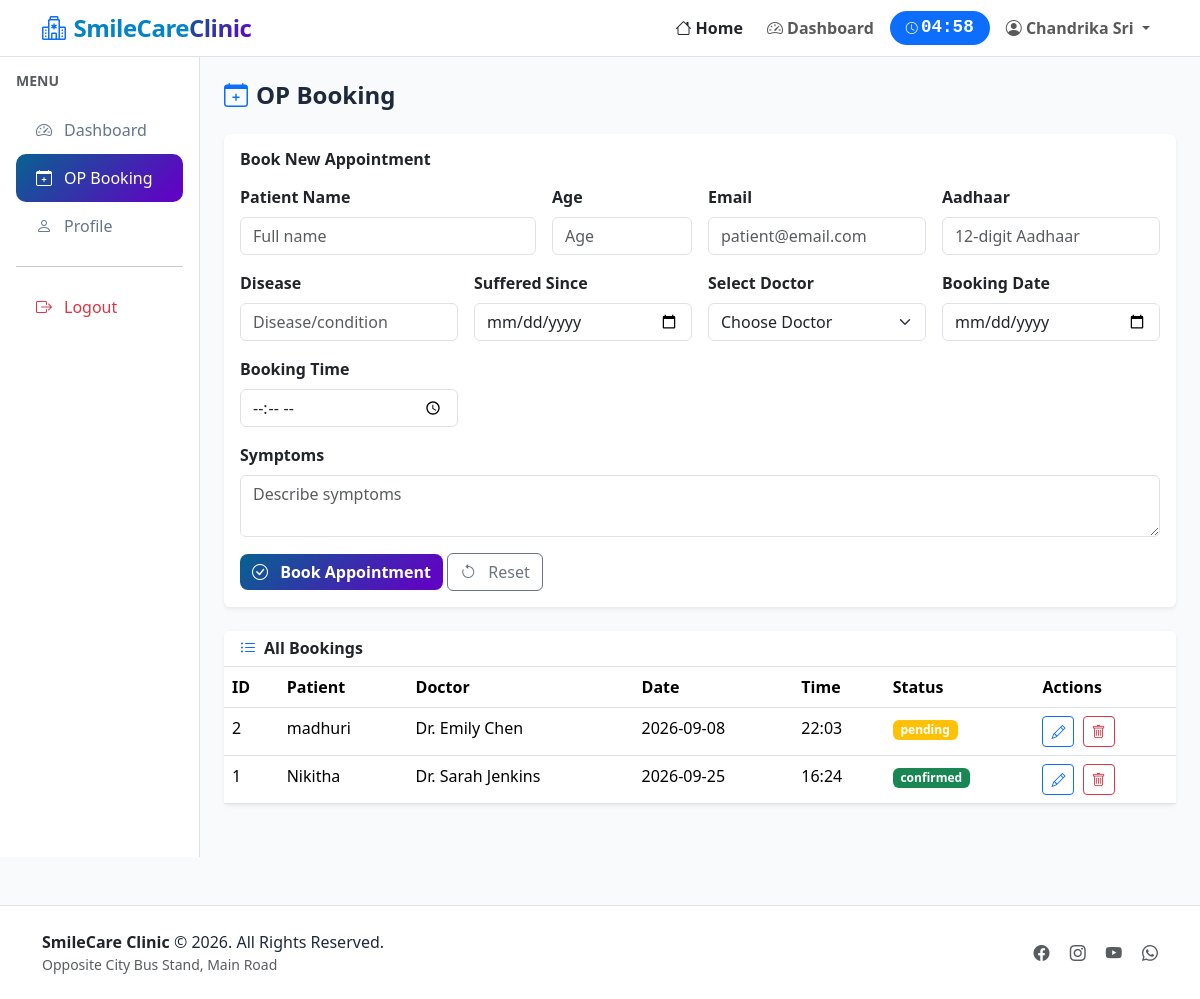
Screenshot of /op_booking (signed in) with the database file from the repository.
### tables this page shows
CREATE TABLE op(
            pid INTEGER PRIMARY KEY AUTOINCREMENT,
            pname TEXT NOT NULL,
            age INTEGER NOT NULL,
            email TEXT NOT NULL,
            aadhaar TEXT NOT NULL,
            disease TEXT NOT NULL,
            since TEXT NOT NULL,
            symptoms TEXT,
            did INTEGER NOT NULL,
            SlDate TEXT NOT NULL,
            SlTime TEXT NOT NULL,
            status TEXT DEFAULT 'pending',
            user_id INTEGER,
            FOREIGN KEY (did) REFERENCES doctors (did) ON DELETE CASCADE,
            FOREIGN KEY (user_id) REFERENCES users (id) ON DELETE SET NULL
        );

CREATE TABLE doctors(
            did INTEGER PRIMARY KEY AUTOINCREMENT,
            dname TEXT NOT NULL,
            contact INTEGER NOT NULL UNIQUE,
            wardno INTEGER NOT NULL DEFAULT 0,
            specialization TEXT NOT NULL,
            is_active INTEGER DEFAULT 1
        );

### app.py (the view)
@app.route('/op_booking')
@login_required
def op_booking():
    conn = get_connect()
    cursor = conn.cursor()
    doctors = cursor.execute('SELECT did, dname, specialization FROM doctors WHERE is_active = 1').fetchall()
    bookings = cursor.execute('''
        SELECT op.*, doctors.dname, doctors.specialization
        FROM op
        JOIN doctors ON op.did = doctors.did
        ORDER BY op.pid DESC
    ''').fetchall()
    conn.close()
    return render_template('op_booking.html', doctors=doctors, bookings=bookings)

### app.py (called while the page is built)
def decode_jwt_token(token):
    try:
        payload = jwt.decode(token, JWT_SECRET, algorithms=['HS256'])
        return payload
    except:
        return None

def login_required(f):
    @wraps(f)
    def decorated_function(*args, **kwargs):
        token = session.get('jwt_token')
        if not token:
            flash('Please login to access this page', 'warning')
            return redirect(url_for('login'))
        payload = decode_jwt_token(token)
        if not payload:
            session.clear()
            flash('Session expired. Please login again.', 'warning')
            return redirect(url_for('login'))
        session['user_id'] = payload.get('user_id')
        session['user_email'] = payload.get('email')
        session['user_role'] = payload.get('role')
        return f(*args, **kwargs)
    return decorated_function

def get_connect():
    conn = sqlite3.connect(db_name)
    conn.row_factory = sqlite3.Row
    return conn

@app.context_processor
def inject_session_time():
    login_time = session.get('login_time')
    if login_time:
        elapsed = int(time.time() - login_time)
        remaining = max(0, 300 - elapsed)
        minutes = remaining // 60
        seconds = remaining % 60
        time_left = f"{minutes:02d}:{seconds:02d}"
        return {'session_time_left': time_left, 'is_logged_in': 'user_id' in session}
    return {'session_time_left': '00:00', 'is_logged_in': False}

### templates/op_booking.html (shortened to what this page needs)
{% extends "base.html" %}
{% block content %}
<div class="container-fluid">
    <div class="row">
        <div class="col-lg-2 col-md-3 bg-white vh-100 p-0 border-end" style="position: sticky; top: 70px; height: calc(100vh - 70px); overflow-y: auto;">
            <div class="p-3">
                <h6 class="text-muted text-uppercase small fw-bold mb-3">Menu</h6>
                {% if session.get('user_role') == 'admin' %}
                <a href="{{ url_for('admin_dashboard') }}" class="sidebar-link">
                    <i class="bi bi-speedometer2"></i> Dashboard
                </a>
                <a href="{{ url_for('user_management') }}" class="sidebar-link">
                    <i class="bi bi-people"></i> User Management
                </a>
                {% else %}
                <a href="{{ url_for('user_dashboard') }}" class="sidebar-link">
                    <i class="bi bi-speedometer2"></i> Dashboard
                </a>
                {% endif %}
                <a href="{{ url_for('op_booking') }}" class="sidebar-link active">
                    <i class="bi bi-calendar-plus"></i> OP Booking
                </a>
                <a href="{{ url_for('profile') }}" class="sidebar-link">
                    <i class="bi bi-person"></i> Profile
                </a>
                <hr>
                <a href="{{ url_for('logout') }}" class="sidebar-link text-danger">
                    <i class="bi bi-box-arrow-right"></i> Logout
                </a>
            </div>
        </div>
        <div class="col-lg-10 col-md-9 p-4">
            <h4 class="fw-bold mb-4"><i class="bi bi-calendar-plus text-primary me-2"></i>OP Booking</h4>
            <div class="card border-0 shadow-sm mb-4">
                <div class="card-body">
                    <h6 class="fw-bold mb-3">Book New Appointment</h6>
                    <form method="POST" action="{{ url_for('book_op') }}" id="bookingForm">
                        <div class="row g-3">
                            <div class="col-md-4">
                                <label class="form-label fw-semibold">Patient Name</label>
                                <input type="text" class="form-control" name="patientName" id="patientName" placeholder="Full name" required>
                            </div>
                            <div class="col-md-2">
                                <label class="form-label fw-semibold">Age</label>
                                <input type="number" class="form-control" name="age" id="age" placeholder="Age" required>
                            </div>
                            <div class="col-md-3">
                                <label class="form-label fw-semibold">Email</label>
                                <input type="email" class="form-control" name="email" id="email" placeholder="patient@email.com" required>
                            </div>
                            <div class="col-md-3">
                                <label class="form-label fw-semibold">Aadhaar</label>
                                <input type="text" class="form-control" name="aadhar" id="aadhar" placeholder="12-digit Aadhaar" required>
                            </div>
                            <div class="col-md-3">
                                <label class="form-label fw-semibold">Disease</label>
                                <input type="text" class="form-control" name="disease" id="disease" placeholder="Disease/condition" required>
                            </div>
                            <div class="col-md-3">
                                <label class="form-label fw-semibold">Suffered Since</label>
                                <input type="date" class="form-control" name="sufferedSince" id="sufferedSince" required>
                            </div>
                            <div class="col-md-3">
                                <label class="form-label fw-semibold">Select Doctor</label>
                                <select class="form-select" name="did" id="did" required>
                                    <option value="">Choose Doctor</option>
                                </select>
                            </div>
                            <div class="col-md-3">
                                <label class="form-label fw-semibold">Booking Date</label>
                                <input type="date" class="form-control" name="bookingDate" id="bookingDate" required>
                            </div>
                            <div class="col-md-3">
                                <label class="form-label fw-semibold">Booking Time</label>
                                <input type="time" class="form-control" name="bookingTime" id="bookingTime" required>
                            </div>
                            <div class="col-md-12">
                                <label class="form-label fw-semibold">Symptoms</label>
                                <textarea class="form-control" name="symptoms" id="symptoms" rows="2" placeholder="Describe symptoms"></textarea>
                            </div>
                            <div class="col-12">
                                <button type="submit" class="btn btn-custom">
                                    <i class="bi bi-check-circle me-2"></i> Book Appointment
                                </button>
                                <button type="reset" class="btn btn-outline-secondary">
                                    <i class="bi bi-arrow-counterclockwise me-2"></i> Reset
                                </button>
                            </div>
                        </div>
                    </form>
                </div>
            </div>
            <div class="card border-0 shadow-sm">
                <div class="card-header bg-white border-bottom">
                    <h6 class="fw-bold mb-0"><i class="bi bi-list-ul text-primary me-2"></i>All Bookings</h6>
                </div>
                <div class="card-body p-0">
                    <div class="table-responsive">
                        <table class="table table-hover mb-0">
                            <thead>
                                <tr>
                                    <th>ID</th>
                                    <th>Patient</th>
                                    <th>Doctor</th>
                                    <th>Date</th>
                                    <th>Time</th>
                                    <th>Status</th>
                                    <th>Actions</th>
                                </tr>
                            </thead>
                            <tbody>
                                {% for booking in bookings %}
                                <tr>
                                    <td>{{ booking.pid }}</td>
                                    <td>{{ booking.pname }}</td>
                                    <td>{{ booking.dname }}</td>
                                    <td>{{ booking.SlDate }}</td>
                                    <td>{{ booking.SlTime }}</td>
                                    <td>
                                        <span class="badge bg-{{ 'success' if booking.status == 'confirmed' else 'warning' if booking.status == 'pending' else 'secondary' }}">
                                            {{ booking.status }}
                                        </span>
                                    </td>
                                    <td>
                                        <button class="btn btn-sm btn-outline-primary me-1" onclick="editBooking({{ booking.pid }}, '{{ booking.pname }}', {{ booking.age }}, '{{ booking.email }}', '{{ booking.aadhaar }}', '{{ booking.disease }}', '{{ booking.since }}', '{{ booking.symptoms }}', {{ booking.did }}, '{{ booking.SlDate }}', '{{ booking.SlTime }}')">
                                            <i class="bi bi-pencil"></i>
                                        </button>
                                        <form method="POST" action="{{ url_for('delete_op', pid=booking.pid) }}" style="display: inline;">
                                            <button type="submit" class="btn btn-sm btn-outline-danger" onclick="return confirm('Delete this booking?')">
                                                <i class="bi bi-trash"></i>
                                            </button>
                                        </form>
                                    </td>
                                </tr>
                                {% endfor %}
                            </tbody>
                        </table>
                    </div>
                </div>
            </div>
        </div>
    </div>
</div>
{% endblock %}

### templates/base.html (shortened to what this page needs)
<!DOCTYPE html>
<html lang="en">
<head>
    <link href="https://cdn.jsdelivr.net/npm/bootstrap@5.3.2/dist/css/bootstrap.min.css" rel="stylesheet">
    <link href="https://cdn.jsdelivr.net/npm/bootstrap-icons@1.11.1/font/bootstrap-icons.css" rel="stylesheet">
    <link href="https://cdn.jsdelivr.net/npm/chart.js@4.4.0/dist/chart.umd.min.css" rel="stylesheet">
</head>
<body>
    <nav class="navbar navbar-expand-lg bg-white border-bottom sticky-top py-2">
        <div class="container">
            <a class="brand-logo" href="{{ url_for('home') }}">
                <i class="bi bi-hospital text-primary me-2"></i>
                <span class="brand-medico">SmileCare</span><span class="brand-app">Clinic</span>
            </a>
            <div class="collapse navbar-collapse" id="navbarNav">
                <ul class="navbar-nav ms-auto fw-semibold gap-2 align-items-center">
                    <li class="nav-item"><a class="nav-link text-dark" href="{{ url_for('home') }}"><i class="bi bi-house"></i> Home</a></li>
                    {% if session.get('user_id') %}
                        <li class="nav-item">
                            <a class="nav-link" href="{{ url_for('dashboard') }}">
                                <i class="bi bi-speedometer2"></i> Dashboard
                            </a>
                        </li>
                        <li class="nav-item">
                            <span class="badge bg-primary rounded-pill px-3 py-2">
                                <i class="bi bi-clock"></i> <span class="session-timer" id="sessionTimer">{{ session_time_left }}</span>
                            </span>
                        </li>
                        <li class="nav-item dropdown">
                            <a class="nav-link dropdown-toggle" href="#" role="button" data-bs-toggle="dropdown">
                                <i class="bi bi-person-circle"></i> {{ session.get('full_name') or session.get('username') }}
                            </a>
                        </li>
                    {% else %}
                        <li class="nav-item"><a class="nav-link" href="{{ url_for('login') }}">Login</a></li>
                        <li class="nav-item"><a class="btn btn-custom px-4 py-2" href="{{ url_for('register') }}">Register</a></li>
                    {% endif %}
                </ul>
            </div>
        </div>
    </nav>
    {% block content %}{% endblock %}
    <footer class="bg-white border-top py-4 mt-5">
        <div class="container d-flex flex-wrap justify-content-between align-items-center gap-3">
            <div>
                <span class="fw-bold text-dark">SmileCare Clinic</span> © 2026. All Rights Reserved.
                <div class="small text-muted">Opposite City Bus Stand, Main Road</div>
            </div>
            <div>
                <a href="#" class="text-muted me-3"><i class="bi bi-facebook"></i></a>
                <a href="#" class="text-muted me-3"><i class="bi bi-instagram"></i></a>
                <a href="#" class="text-muted me-3"><i class="bi bi-youtube"></i></a>
                <a href="#" class="text-muted"><i class="bi bi-whatsapp"></i></a>
            </div>
        </div>
    </footer>
</body>
</html>

### templates/base.html (style rules this page uses)
:root { --brand-gradient: linear-gradient(135deg, #07628f 0%, #5e06c2 90%); --brand-primary: #07628f; }
body { font-family: 'Segoe UI', Tahoma, Geneva, Verdana, sans-serif; background-color: #f8fafc; color: #1e293b; }
.brand-logo { display: inline-flex; align-items: center; font-weight: 800; font-size: 1.5rem; letter-spacing: -0.5px; text-decoration: none; }
.brand-medico { color: #0284c7; }
.brand-app { background: var(--brand-gradient); -webkit-background-clip: text; -webkit-text-fill-color: transparent; }
.btn-custom { background: var(--brand-gradient); color: white; border: none; border-radius: 8px; font-weight: 600; }
.sidebar-link { padding: 12px 20px; border-radius: 10px; color: #64748b; text-decoration: none; display: flex; align-items: center; gap: 12px; transition: all 0.2s ease; }
.sidebar-link.active { background: var(--brand-gradient); color: white; }
.session-timer { font-family: monospace; font-size: 1.1rem; font-weight: 600; }

### rows the page displays
op: pid "2", pname "madhuri", dname "Dr. Emily Chen", SlDate "2026-09-08", SlTime "22:03", status "pending"
op: pid "1", pname "Nikitha", dname "Dr. Sarah Jenkins", SlDate "2026-09-25", SlTime "16:24", status "confirmed"

### other values shown
{{ session.get('full_name') or session.get('username') }} "Chandrika Sri"
